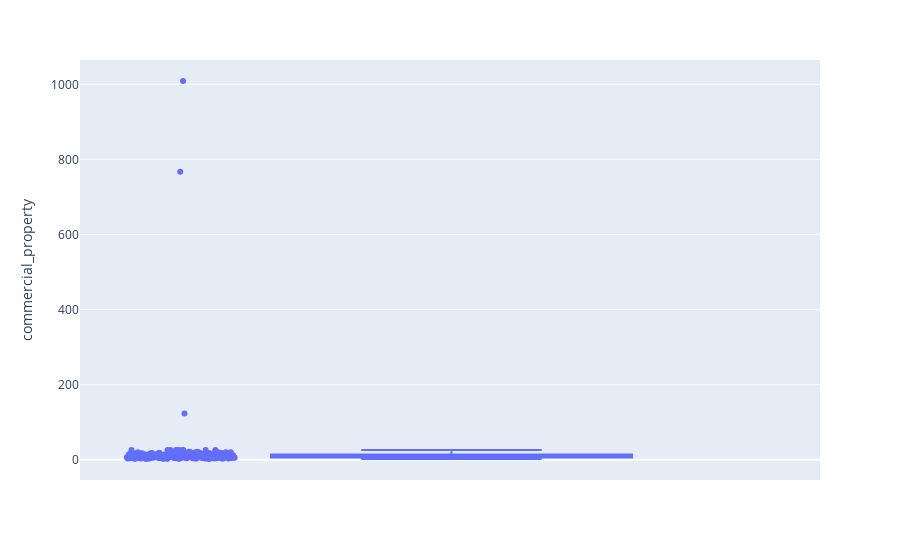

Notebook source saved alongside this figure:
### Code cell
#sns.boxplot(data = stores, y = 'commercial_property')
fig = px.box(stores, y="commercial_property", points='all')
fig.show()

### Figure 1 — Plotly figure (JSON) as saved in the notebook; plotly's stock layout.template omitted (floating-point values rounded to 4 significant figures; data arrays with more than 128 entries replaced by an {"elided": "..."} marker saying what was removed)
{"data": [{"alignmentgroup": "True", "boxpoints": "all", "hovertemplate": "commercial_property=%{y}<extra></extra>", "legendgroup": "", "marker": {"color": "#636efa"}, "name": "", "notched": false, "offsetgroup": "", "orientation": "v", "showlegend": false, "type": "box", "x0": " ", "xaxis": "x", "y": {"elided": "320 float values"}, "y0": " ", "yaxis": "y"}], "layout": {"boxmode": "group", "legend": {"tracegroupgap": 0}, "margin": {"t": 60}, "xaxis": {"anchor": "y", "domain": [0, 1]}, "yaxis": {"anchor": "x", "domain": [0, 1], "title": {"text": "commercial_property"}}}}
